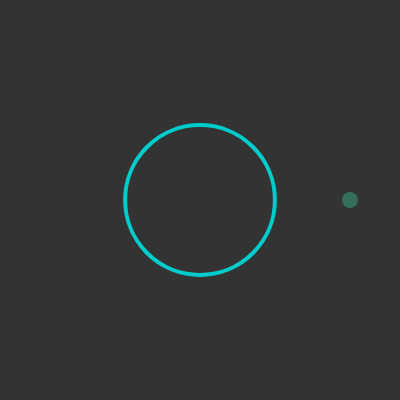
Frame 1 (no input)
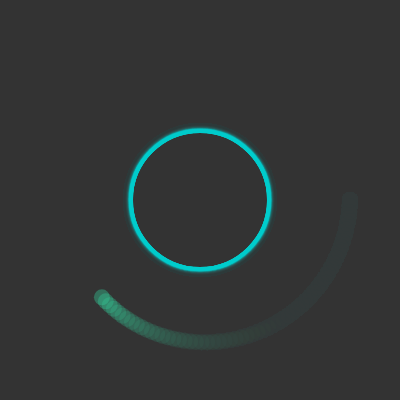
Frame 60 (no input)
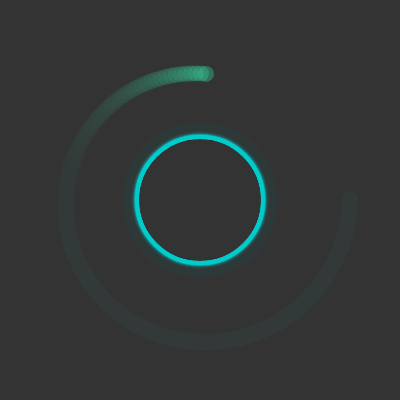
Frame 120 (the mouse pressed at the canvas centre since frame 60)

The p5.js sketch that drew these frames (run headless with seeded random() and noise() and a simulated clock; from frame 60 on, the mouse is pressed at the canvas centre):

// p5.js sketch
// ── sketch.js
"use strict";
let originx = 200;
let originy = 200;
let angle = 0;
let r = 150;
function setup() {
    createControlledCanvas(400, 400);
    originx = width / 2;
    originy = height / 2;
    background(51);
}
//Assumes translate will happen before. 
function drawPolar(angle, r, drawCall) {
    //check that r is always +? 
    push();
    drawCall(r * cos(angle), r * sin(angle));
    pop();
}
let direction = 1;
let lastX, lastY;
function draw() {
    let color2 = color(0, 204, 204, 255);
    //let color3 = color(204);
    if (runFlag) {
        background(51, 20);
        stroke(color2);
        noFill();
        strokeWeight(4);
        ellipseMode(CENTER);
        //draw polor sends push and pop
        translate(originx, originy);
        drawPolar(angle, r, drawMe);
        angle += 0.04;
        r -= 0.2 * direction;
        //console.log(r);
        if (r > width / 2) {
            direction = 1;
        }
        else if (r < 0) {
            direction = -1;
        }
        noFill();
        strokeWeight(4);
        ellipseMode(CENTER);
        ellipse(0, 0, r);
    }
}
function drawMe(x, y) {
    let color1 = color(51, 204, 153, 100);
    strokeWeight(16);
    stroke(color1);
    point(x, y);
}
//# sourceMappingURL=sketch.js.map
// ── controller.js
"use strict";
// eslint-disable-next-line @typescript-eslint/ban-ts-comment
// @ts-nocheck
// eslint-disable-next-line no-var
var runFlag = true;
// eslint-disable-next-line @typescript-eslint/no-unused-vars
function createControlledCanvas(x, y) {
    // eslint-disable-next-line prefer-const
    let canvas = createCanvas(x, y);
    //let myParent = canvas.parent();
    // eslint-disable-next-line prefer-const
    let selection = select('#embedded-p5js');
    if (selection) {
        console.log(selection);
        runFlag = false;
        canvas.mouseOver(run);
        canvas.mouseOut(stop);
    }
    else {
        console.log("I am not embedded");
        runFlag = true;
    }
}
function run() {
    if (runFlag == false) {
        console.log('running');
        runFlag = true;
    }
}
function stop() {
    if (runFlag == true) {
        console.log('stopping');
        runFlag = false;
    }
}
function keyPressed() {
    if (keyCode === UP_ARROW) {
        if (runFlag) {
            runFlag = false;
        }
        else {
            runFlag = true;
        }
        ;
    }
}
//# sourceMappingURL=controller.js.map
